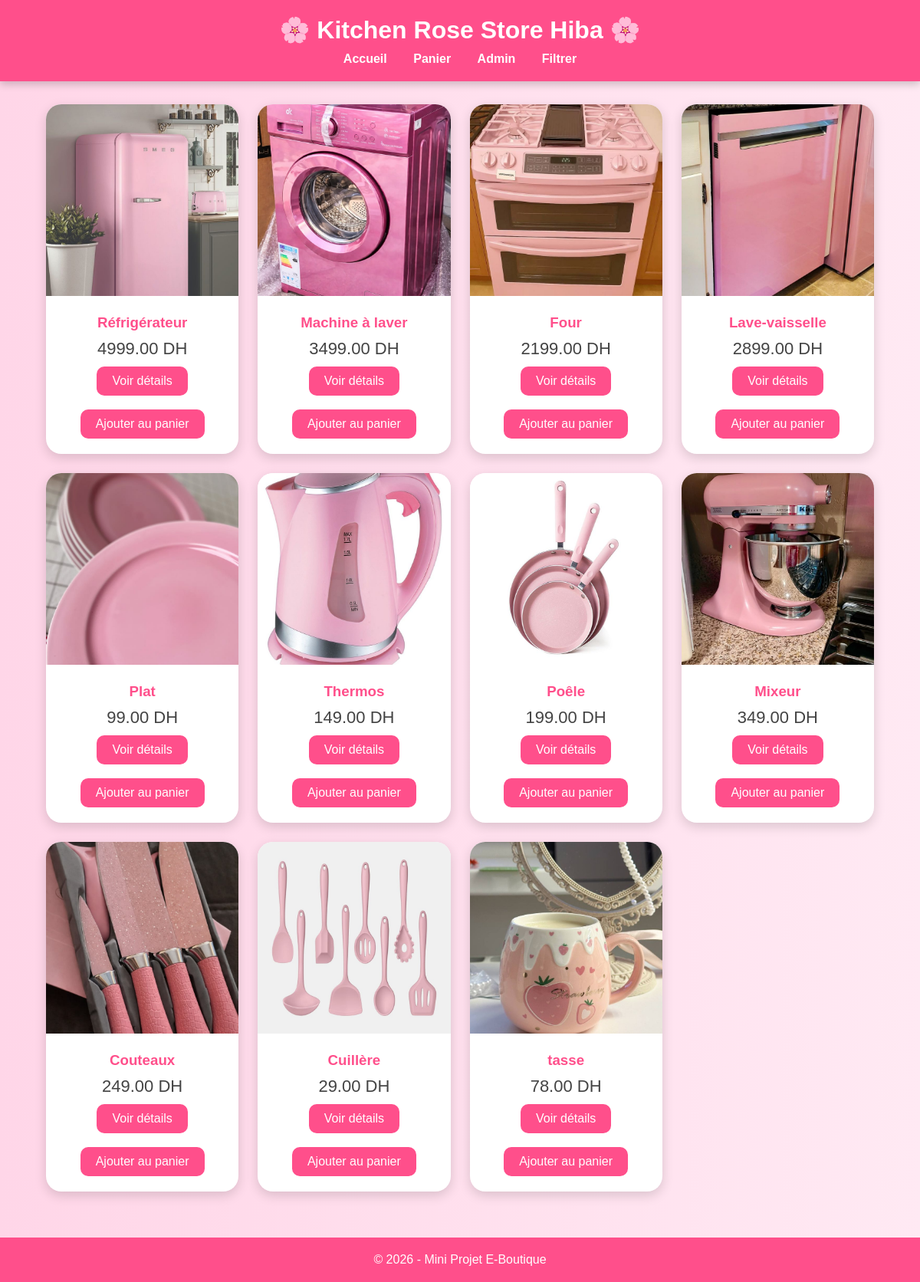
The page / on the database its author committed.
### tables this page shows
CREATE TABLE `articles` (
  `id` int(11) NOT NULL,
  `nom` varchar(100) NOT NULL,
  `description` text NOT NULL,
  `prix` decimal(10,2) NOT NULL,
  `image` varchar(255) NOT NULL
);

### index.php (the view, shortened to what this page needs)
<?php
include 'connexion.php';
$articles = $pdo->query("SELECT * FROM `articles`");
?>
<!DOCTYPE html>
<html lang="fr">
<head>
    <link rel="stylesheet" href="style.css">
</head>
<body>
<header>
    <h1>🌸 Kitchen Rose Store Hiba 🌸</h1>
    <nav>
        <a href="index.php">Accueil</a>
        <a href="panier.php">Panier</a>
        <a href="admin&login.php">Admin</a>
        <a href="filtrer.php"> Filtrer </a>
    </nav>
</header>
<div class="container">
    <div class="cards">
        <?php while($article = $articles->fetch()) { ?>
        <div class="card">
            <img src="images/<?php echo $article['image']; ?>">
            <div class="card-body">
                <h3><?php echo $article['nom']; ?></h3>
                <p class="price">
                    <?php echo $article['prix']; ?> DH
                </p>
                <a class="btn" href="details.php?id=<?php echo $article['id']; ?>">
                    Voir détails
                </a>
                <br><br>
                <a class="btn" href="ajouter_panier.php?id=<?php echo $article['id']; ?>">
                    Ajouter au panier
                </a>
            </div>
        </div>
        <?php } ?>
    </div>
</div>
<footer>
    © 2026 - Mini Projet E-Boutique
</footer>
</body>
</html>

### style.css (style rules this page uses)
* { margin:0; padding:0; font-family:Arial, Helvetica, sans-serif; }
body { background:linear-gradient(to right,#ffd6e8,#ffe9f3); min-height:100vh; }
header { background:#ff4f8b; color:white; padding:20px; text-align:center; box-shadow:0 4px 10px rgba(0,0,0,0.2); }
nav { margin-top:10px; }
nav a { color:white; text-decoration:none; margin:0 15px; font-weight:bold; }
.container { width:90%; margin:auto; padding:30px 0; }
.cards { display:grid; grid-template-columns:repeat(auto-fit,minmax(250px,1fr)); gap:25px; }
.card { background:white; border-radius:20px; overflow:hidden; box-shadow:0 5px 15px rgba(0,0,0,0.15); transition:0.3s; }
.card img { width:100%; height:250px; object-fit:cover; }
.card-body { padding:20px; text-align:center; }
.card-body h3 { color:#ff4f8b; margin-bottom:10px; }
.price { font-size:22px; color:#444; margin:10px 0; }
.btn { display:inline-block; background:#ff4f8b; color:white; padding:10px 20px; border:none; border-radius:10px; text-decoration:none; cursor:pointer; transition:0.3s; }
footer { text-align:center; padding:20px; background:#ff4f8b; color:white; margin-top:30px; }

### rows shown on the page
articles: image (picture), nom "Réfrigérateur", prix "4999.00"
articles: image (picture), nom "Machine à laver", prix "3499.00"
articles: image (picture), nom "Four", prix "2199.00"
articles: image (picture), nom "Lave-vaisselle", prix "2899.00"
articles: image (picture), nom "Plat", prix "99.00"
articles: image (picture), nom "Thermos", prix "149.00"
articles: image (picture), nom "Poêle", prix "199.00"
articles: image (picture), nom "Mixeur", prix "349.00"
articles: image (picture), nom "Couteaux", prix "249.00"
articles: image (picture), nom "Cuillère", prix "29.00"
articles: image (picture), nom "tasse", prix "78.00"
